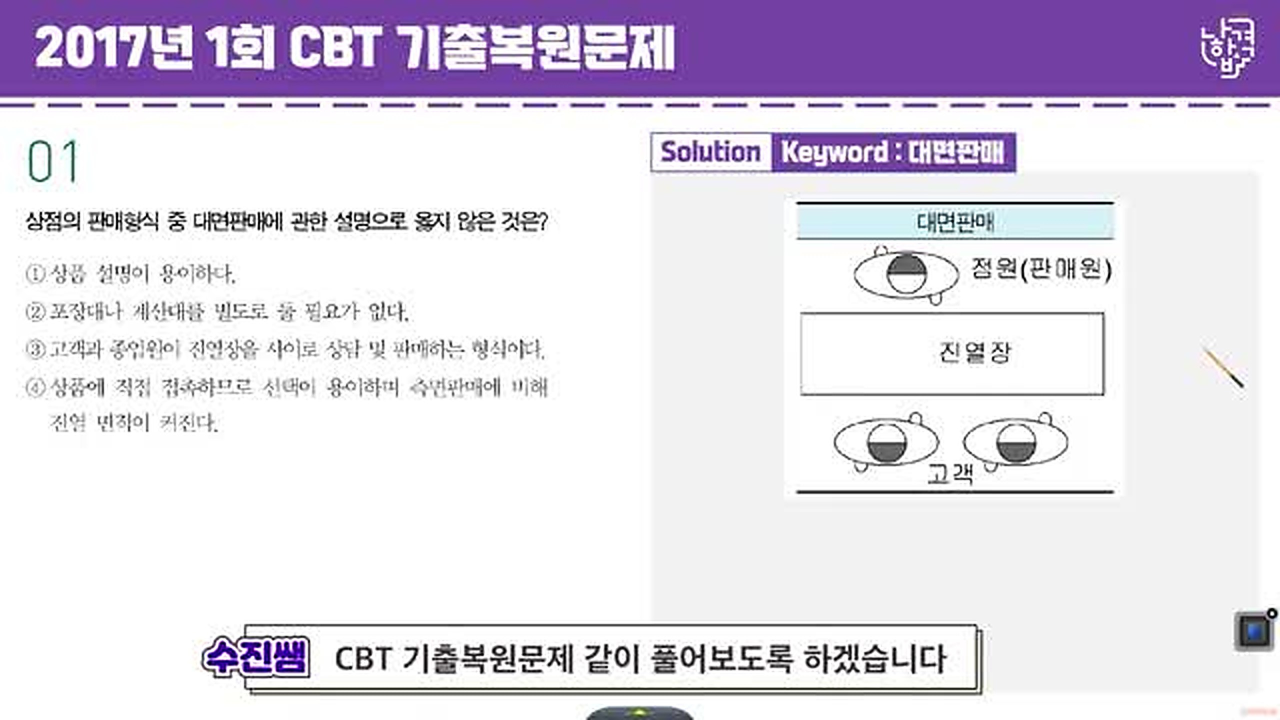
#> input picture images/2017-1회/q01.jpg, 2560 x 1440 px (shown at 1/2 size)
$ python -i fill_gaps.py   (imports and definitions only)
#> lines starting #> are read from the running program, lines starting #| are printed output that depends on the picture
"""Re-OCR number ROI for frames that sit in missing-number time gaps."""
import os
import re
import subprocess
import tempfile

from PIL import Image, ImageEnhance, ImageOps


def _ocr_digits(im):
    with tempfile.NamedTemporaryFile(suffix=".png", delete=False) as f:
        path = f.name
        im.save(path)
    try:
        r = subprocess.run(
            [
                "tesseract",
                path,
                "stdout",
                "-l",
                "eng",
                "--psm",
                "8",
                "-c",
                "tessedit_char_whitelist=0123456789",
            ],
            capture_output=True,
            text=True,
        )
        raw = re.sub(r"\D", "", r.stdout or "")
        return int(raw) if raw.isdigit() else None
    finally:
        os.unlink(path)


def read_left_number(path, num_range=(1, 60)):
#> called with path = '../images/2017-1회/q01.jpg', num_range = (1, 60)
    im = Image.open(path)
#> im is the input picture: PIL image 2560x1440 RGB; mean R, G, B 223.8, 217.6, 230.1
    w, h = im.size
#> w = 2560; h = 1440
    box = (int(w * 0.008), int(h * 0.13), int(w * 0.11), int(h * 0.31))
#> box = (20, 187, 281, 446)
    c = im.crop(box)
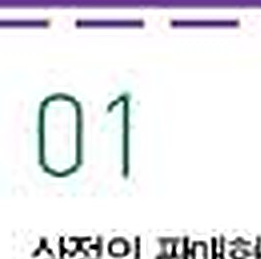
#> c: PIL image 261x259 RGB; mean R, G, B 231.3, 231.3, 234.7
    c = c.resize((400, 300), Image.Resampling.LANCZOS)
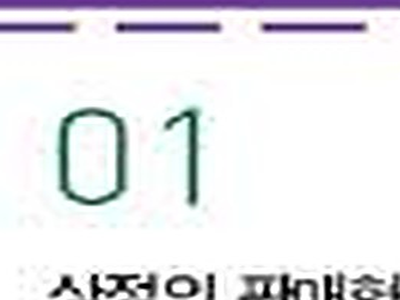
#> c: PIL image 400x300 RGB; mean R, G, B 231.3, 231.3, 234.7
    g = ImageOps.grayscale(c)
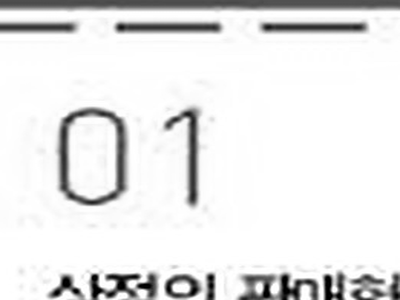
#> g: PIL image 400x300 L; min 0, max 255, mean 231.7
    g = ImageOps.autocontrast(g)
    g = ImageEnhance.Contrast(g).enhance(2.5)
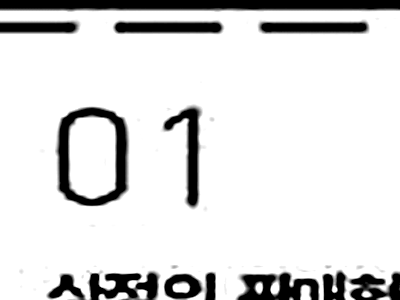
#> g: PIL image 400x300 L; min 0, max 255, mean 220.6
    n = _ocr_digits(g)
    if n is None:
        return None
    lo, hi = num_range
    if lo <= n <= hi:
        return n
    return None

#> (the run stopped early here; a loop or call above may not have finished)

$ run again, on images/2017-1회/q05.jpg
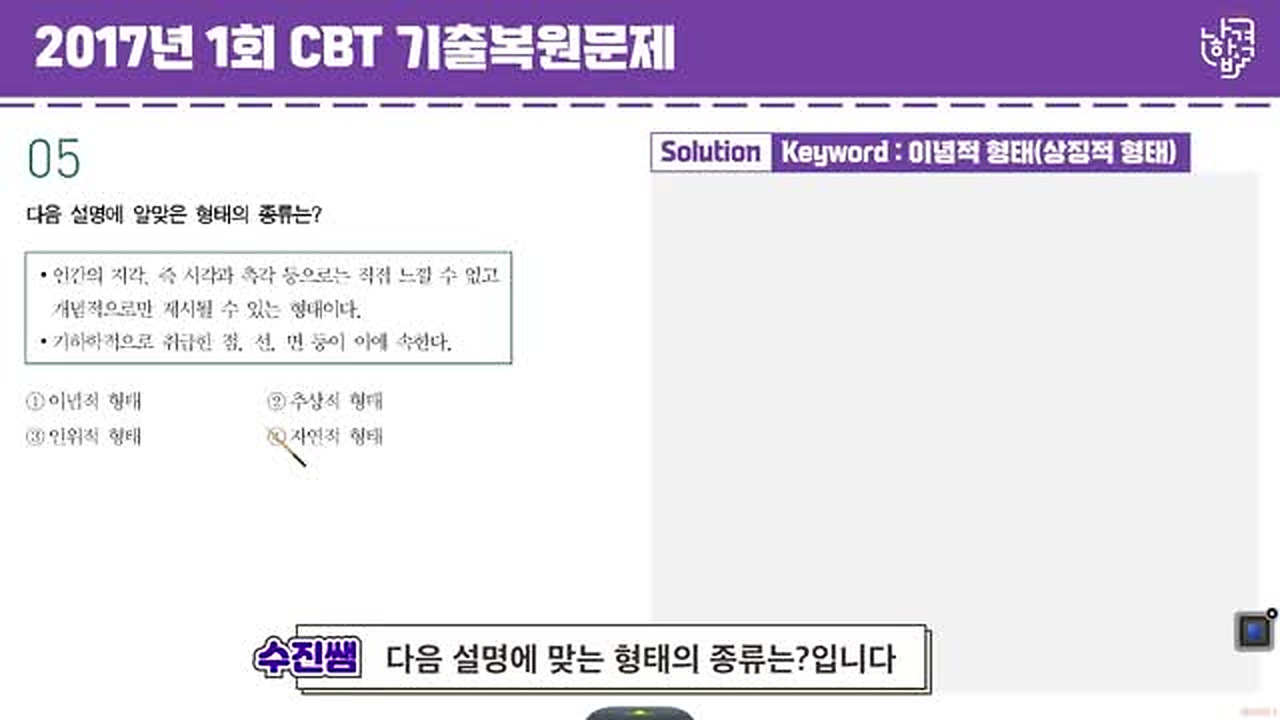
#> input picture images/2017-1회/q05.jpg, 2560 x 1440 px (shown at 1/2 size)
#> in read_left_number, im is the input picture: PIL image 2560x1440 RGB; mean R, G, B 225.1, 218.6, 231.4
#> in read_left_number, `c = im.crop(box)`:
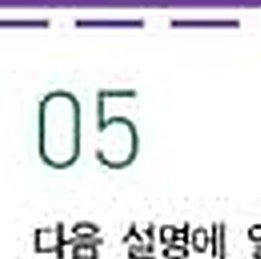
#> c: PIL image 261x259 RGB; mean R, G, B 228.5, 228.7, 232.1
#> in read_left_number, `g = ImageEnhance.Contrast(g).enhance(2.5)`:
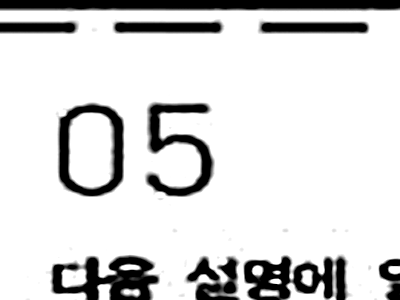
#> g: PIL image 400x300 L; min 0, max 255, mean 215.7

$ run again, on images/2017-1회/q06.jpg
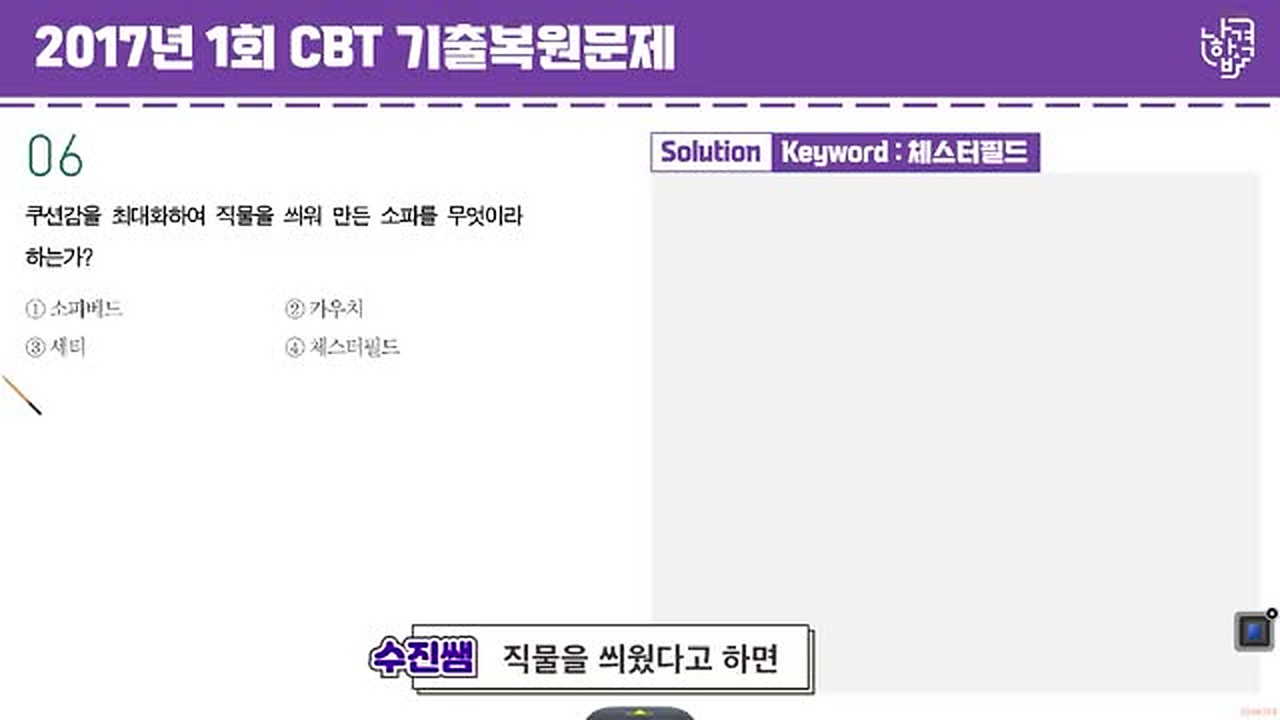
#> input picture images/2017-1회/q06.jpg, 2560 x 1440 px (shown at 1/2 size)
#> in read_left_number, im is the input picture: PIL image 2560x1440 RGB; mean R, G, B 227.6, 221.1, 233.7
#> in read_left_number, `c = im.crop(box)`:
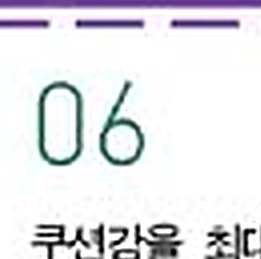
#> c: PIL image 261x259 RGB; mean R, G, B 227.3, 227.6, 231.4
#> in read_left_number, `g = ImageEnhance.Contrast(g).enhance(2.5)`:
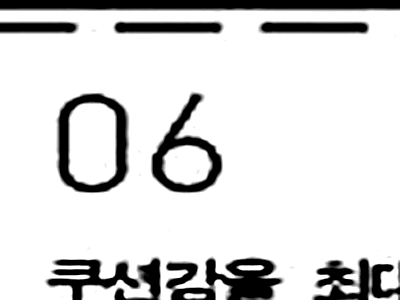
#> g: PIL image 400x300 L; min 0, max 255, mean 215.7

$ run again, on images/2017-1회/q10.jpg
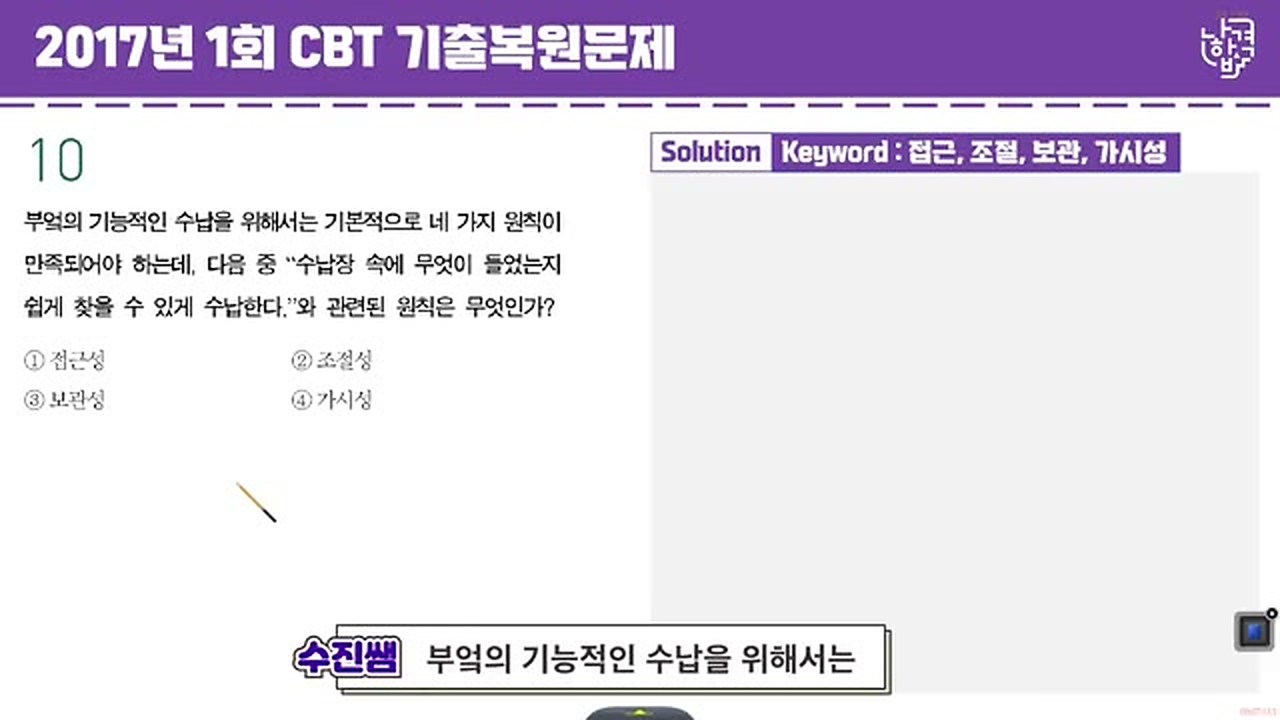
#> input picture images/2017-1회/q10.jpg, 2560 x 1440 px (shown at 1/2 size)
#> in read_left_number, im is the input picture: PIL image 2560x1440 RGB; mean R, G, B 224.7, 218, 231
#> in read_left_number, `c = im.crop(box)`:
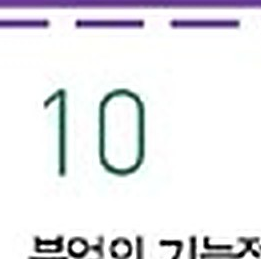
#> c: PIL image 261x259 RGB; mean R, G, B 231.8, 231.8, 235.2
#> in read_left_number, `g = ImageEnhance.Contrast(g).enhance(2.5)`:
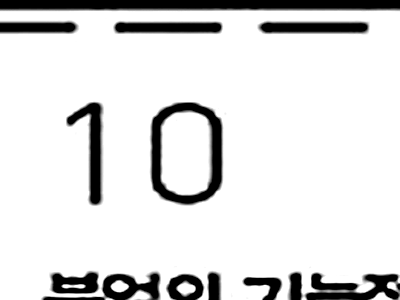
#> g: PIL image 400x300 L; min 0, max 255, mean 221.2
